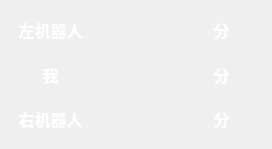
<?xml version="1.0" encoding="UTF-8"?>
<ui version="4.0">
 <class>ScorePanel</class>
 <widget class="QWidget" name="ScorePanel">
  <property name="geometry">
   <rect>
    <x>0</x>
    <y>0</y>
    <width>272</width>
    <height>149</height>
   </rect>
  </property>
  <property name="windowTitle">
   <string>Form</string>
  </property>
  <layout class="QGridLayout" name="gridLayout">
   <item row="0" column="0">
    <widget class="QLabel" name="leftTitle">
     <property name="font">
      <font>
       <family>微软雅黑</family>
       <pointsize>12</pointsize>
       <bold>true</bold>
      </font>
     </property>
     <property name="styleSheet">
      <string notr="true">color: rgb(255, 255, 255);</string>
     </property>
     <property name="text">
      <string>左机器人</string>
     </property>
     <property name="alignment">
      <set>Qt::AlignCenter</set>
     </property>
    </widget>
   </item>
   <item row="0" column="2">
    <widget class="QLabel" name="score1">
     <property name="font">
      <font>
       <family>微软雅黑</family>
       <pointsize>12</pointsize>
       <bold>true</bold>
      </font>
     </property>
     <property name="styleSheet">
      <string notr="true">color: rgb(255, 255, 255);</string>
     </property>
     <property name="text">
      <string>分</string>
     </property>
     <property name="alignment">
      <set>Qt::AlignCenter</set>
     </property>
    </widget>
   </item>
   <item row="4" column="2">
    <widget class="QLabel" name="score2">
     <property name="font">
      <font>
       <family>微软雅黑</family>
       <pointsize>12</pointsize>
       <bold>true</bold>
      </font>
     </property>
     <property name="styleSheet">
      <string notr="true">color: rgb(255, 255, 255);</string>
     </property>
     <property name="text">
      <string>分</string>
     </property>
     <property name="alignment">
      <set>Qt::AlignCenter</set>
     </property>
    </widget>
   </item>
   <item row="6" column="2">
    <widget class="QLabel" name="score3">
     <property name="font">
      <font>
       <family>微软雅黑</family>
       <pointsize>12</pointsize>
       <bold>true</bold>
      </font>
     </property>
     <property name="styleSheet">
      <string notr="true">color: rgb(255, 255, 255);</string>
     </property>
     <property name="text">
      <string>分</string>
     </property>
     <property name="alignment">
      <set>Qt::AlignCenter</set>
     </property>
    </widget>
   </item>
   <item row="6" column="1">
    <widget class="QLabel" name="rightScore">
     <property name="font">
      <font>
       <family>微软雅黑</family>
       <pointsize>12</pointsize>
       <bold>true</bold>
      </font>
     </property>
     <property name="styleSheet">
      <string notr="true">color: rgb(255, 255, 255);</string>
     </property>
     <property name="text">
      <string/>
     </property>
     <property name="alignment">
      <set>Qt::AlignCenter</set>
     </property>
    </widget>
   </item>
   <item row="4" column="0">
    <widget class="QLabel" name="meTitle">
     <property name="font">
      <font>
       <family>微软雅黑</family>
       <pointsize>12</pointsize>
       <bold>true</bold>
      </font>
     </property>
     <property name="styleSheet">
      <string notr="true">color: rgb(255, 255, 255);</string>
     </property>
     <property name="text">
      <string>我</string>
     </property>
     <property name="alignment">
      <set>Qt::AlignCenter</set>
     </property>
    </widget>
   </item>
   <item row="6" column="0">
    <widget class="QLabel" name="rightTitle">
     <property name="font">
      <font>
       <family>微软雅黑</family>
       <pointsize>12</pointsize>
       <bold>true</bold>
      </font>
     </property>
     <property name="styleSheet">
      <string notr="true">color: rgb(255, 255, 255);</string>
     </property>
     <property name="text">
      <string>右机器人</string>
     </property>
     <property name="alignment">
      <set>Qt::AlignCenter</set>
     </property>
    </widget>
   </item>
   <item row="0" column="1">
    <widget class="QLabel" name="leftScore">
     <property name="font">
      <font>
       <family>微软雅黑</family>
       <pointsize>12</pointsize>
       <bold>true</bold>
      </font>
     </property>
     <property name="styleSheet">
      <string notr="true">color: rgb(255, 255, 255);</string>
     </property>
     <property name="text">
      <string/>
     </property>
     <property name="alignment">
      <set>Qt::AlignCenter</set>
     </property>
    </widget>
   </item>
   <item row="4" column="1">
    <widget class="QLabel" name="meScore">
     <property name="font">
      <font>
       <family>微软雅黑</family>
       <pointsize>12</pointsize>
       <bold>true</bold>
      </font>
     </property>
     <property name="styleSheet">
      <string notr="true">color: rgb(255, 255, 255);</string>
     </property>
     <property name="text">
      <string/>
     </property>
     <property name="alignment">
      <set>Qt::AlignCenter</set>
     </property>
    </widget>
   </item>
  </layout>
 </widget>
 <resources/>
 <connections/>
</ui>
